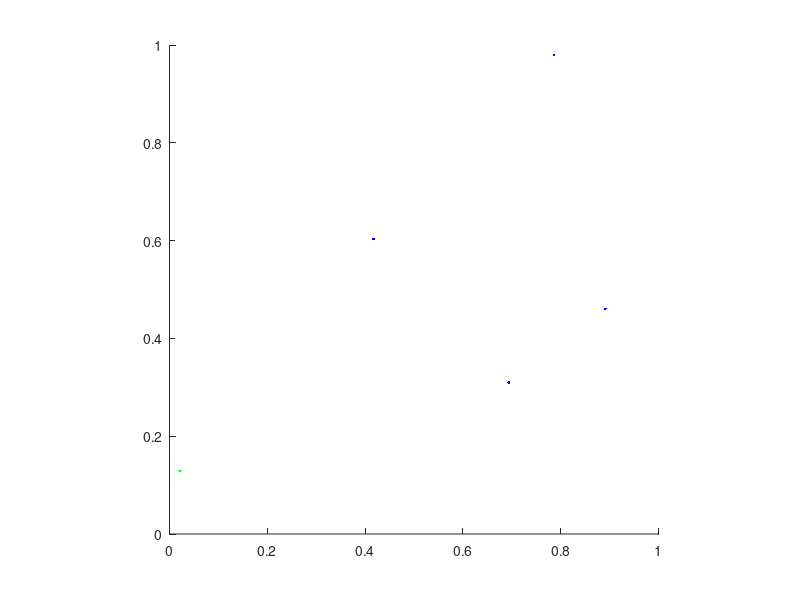

Recreate this plot in MATLAB.
clc;
close all 
n=input('Number of points: ');
x=rand(n,1);
y=rand(n,1);
figure('color','white');
hold all

axis square;
x1=x-0.0;
y1=y-0.0; %cirle has centre at (0.0,0.0)
r=x1.^2+y1.^2; % equation of circle
m=0;   %Number of points inside circle
for i=1:n
    if r(i)<=0.25
        m=m+1;
        plot(x(i),y(i),'g.');
    else

        plot(x(i),y(i),'b.');
    end
end
pie=m/(0.25*n)